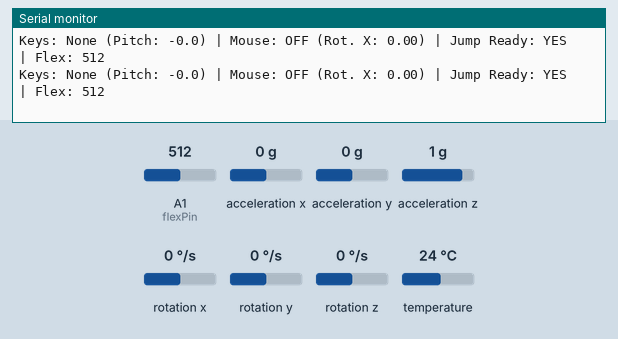
Recording of a sketch running on a simulated Arduino Leonardo, built with avr-gcc and run on an emulated ATmega32U4. Shown: the last lines printed to the serial monitor. Inputs (shaded band) come from the test bench; at power-on: A1 (flexPin) = 512, acceleration x 0 g, acceleration y 0 g, acceleration z 1 g, rotation x 0 °/s, rotation y 0 °/s, rotation z 0 °/s, temperature 24 °C. USB keyboard and mouse output is not drawn.

Above: at 6.7 s.
6.8 s: A1 (flexPin) set to 843
At 7.6 s:
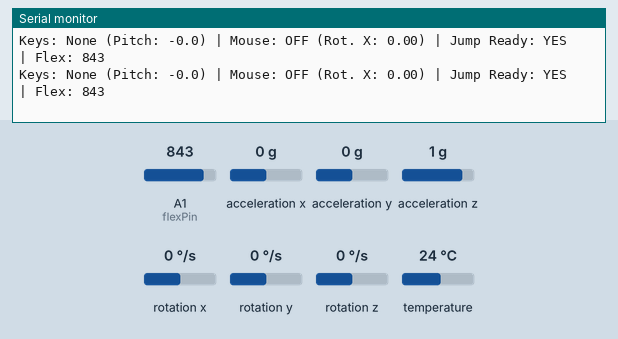
8.3 s: A1 (flexPin) set to 866
At 9.3 s:
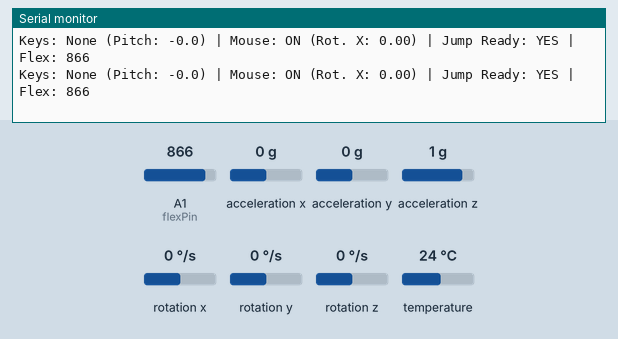
9.8 s: acceleration x set to 0 g
11.7 s: acceleration x set to 0.3 g
At 12.3 s:
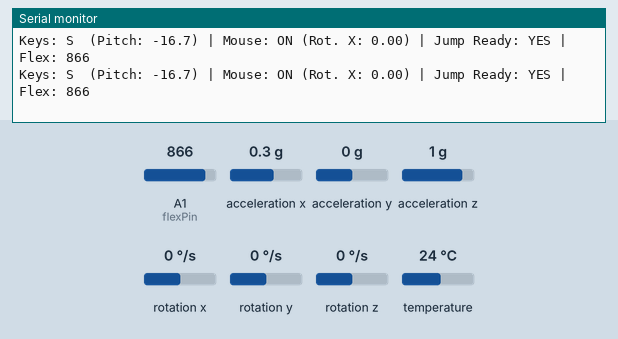

The sketch:

Movement_n_Camera_4_add_s_and_changetocorrectpostion.ino
```cpp
/*
 * MPU6050 Hybrid Controller (Remapped Controls)
 * Version: 6.2 (Added Rotation Value to Output)
 * Description: This version modifies the serial output to always display
 * the calibrated gyroscope X-axis rotation value for easier tuning.
 *
 * Code Modified by: Code Companion
 * Current Time: Sunday, October 12, 2025 at 5:54:33 AM CST
 * Location: Taiwan
 */

#include <Wire.h>
#include <Adafruit_MPU6050.h>
#include <Adafruit_Sensor.h>
#include <Keyboard.h>
#include <Mouse.h>

Adafruit_MPU6050 mpu;

// --- Tweakable Parameters (All in one place) ---
const int WALK_THRESHOLD = 10;
const int SPRINT_THRESHOLD = 30;
const int BACKUP_THRESHOLD = 10;
const int flexPin = A1;
int flexThreshold = 850;
const int JUMP_THRESHOLD = 1000;
float mouseMultiplierX = 40.0;
float deadzoneThreshold = 0.1;

// --- State Tracking ---
struct KeyStates {
  bool w = false;
  bool s = false;
  bool left_ctrl = false;
};
KeyStates keyStates;

float gyroX_offset = 0.0;
bool clutchWasEngaged = false;
bool jumpWasTriggeredInThisPress = false;

void handleKeyPress(uint8_t key, bool shouldBePressed, bool &isPressed) {
  if (shouldBePressed && !isPressed) {
    Keyboard.press(key);
    isPressed = true;
  } else if (!shouldBePressed && isPressed) {
    Keyboard.release(key);
    isPressed = false;
  }
}

void setup() {
  Serial.begin(115200);
  if (!mpu.begin()) { Serial.println("MPU6050 chip not found"); while (1) { delay(10); } }
  Serial.println("MPU6050 Found!");

  // Gyro calibration (Now for X-axis only)
  Serial.println("Calibrating Gyroscope... Do not move the sensor.");
  delay(1000);
  const int calibrationSamples = 500;
  for (int i = 0; i < calibrationSamples; i++) {
    sensors_event_t a, g, temp;
    mpu.getEvent(&a, &g, &temp);
    gyroX_offset += g.gyro.x;
    delay(3);
  }
  gyroX_offset /= calibrationSamples;
  Serial.println("Initial Calibration Complete.");

  Keyboard.begin();
  Mouse.begin();

  Serial.println("Hybrid Controller is ready.");
}

void loop() {
  sensors_event_t a, g, temp;
  mpu.getEvent(&a, &g, &temp);

  // --- Calculate all necessary values at the top ---
  float pitch = atan2(-a.acceleration.x, sqrt(a.acceleration.y * a.acceleration.y + a.acceleration.z * a.acceleration.z)) * 180 / M_PI;
  // This is the rotation value for the mouse view
  float calibrated_gx = g.gyro.x - gyroX_offset;

  // --- Keyboard Movement Control (Always On) ---
  bool should_w_be_pressed = false;
  bool should_s_be_pressed = false;
  bool should_ctrl_be_pressed = false;
  String moveState = "IDLE";
  if (pitch > SPRINT_THRESHOLD) {
    moveState = "SPRINTING";
    should_w_be_pressed = true;
    should_ctrl_be_pressed = true;
  } else if (pitch > WALK_THRESHOLD) {
    moveState = "WALKING";
    should_w_be_pressed = true;
  } else if (pitch < -BACKUP_THRESHOLD) {
    moveState = "BACKING UP";
    should_s_be_pressed = true;
  }
  handleKeyPress('w', should_w_be_pressed, keyStates.w);
  handleKeyPress('s', should_s_be_pressed, keyStates.s);
  handleKeyPress(KEY_LEFT_CTRL, should_ctrl_be_pressed, keyStates.left_ctrl);

  // --- Read FlexiForce sensor for both Clutch and Jump ---
  int flexValue = analogRead(flexPin);

  // --- INDEPENDENT JUMP CONTROL LOGIC ---
  bool jumpThresholdMet = (flexValue > JUMP_THRESHOLD);
  if (jumpThresholdMet && !jumpWasTriggeredInThisPress) {
    Keyboard.press(' ');
    delay(25);
    Keyboard.release(' ');
    jumpWasTriggeredInThisPress = true;
  } else if (!jumpThresholdMet) {
    jumpWasTriggeredInThisPress = false;
  }

  // --- Clutch-activated Mouse Camera Control (HORIZONTAL ONLY) ---
  bool clutchIsEngaged = (flexValue > flexThreshold);
  if (clutchIsEngaged && !clutchWasEngaged) {
    Serial.println("--- MOUSE CLUTCH ENGAGED: RE-CALIBRATING ZERO POINT ---");
    sensors_event_t current_a, current_g, current_temp;
    mpu.getEvent(&current_a, &current_g, &current_temp);
    gyroX_offset = current_g.gyro.x;
  }
  if (clutchIsEngaged) {
    // We now use the 'calibrated_gx' value calculated at the top
    int mouse_vx = 0;
    if (abs(calibrated_gx) > deadzoneThreshold) {
      mouse_vx = (int)(calibrated_gx * mouseMultiplierX);
    }
    if (mouse_vx != 0) {
      Mouse.move(mouse_vx, 0);
    }
  }
  clutchWasEngaged = clutchIsEngaged;

  // --- MODIFIED Unified Serial Monitor Output ---
  String pressedKeysStr = "";
  if (keyStates.w) pressedKeysStr += "W ";
  if (keyStates.s) pressedKeysStr += "S ";
  if (keyStates.left_ctrl) pressedKeysStr += "L_CTRL ";
  if (pressedKeysStr.length() == 0) pressedKeysStr = "None";

  Serial.print("Keys: " + pressedKeysStr + " (Pitch: " + String(pitch, 1) + ")");
  Serial.print(" | Mouse: ");
  if (clutchIsEngaged) { Serial.print("ON"); } else { Serial.print("OFF"); }

  // --- NEWLY ADDED ROTATION VALUE ---
  Serial.print(" (Rot. X: " + String(calibrated_gx, 2) + ")");

  Serial.print(" | Jump Ready: ");
  if (jumpWasTriggeredInThisPress) { Serial.print("NO"); } else { Serial.print("YES"); }
  Serial.println(" | Flex: " + String(flexValue));

  delay(20);
}
```

Measured:
- the behaviour switches between 850 and 851 on A1 (flexPin) (found by bisection; images 1 and 2)
- the behaviour switches between 0.1 and 0.2 g on acceleration x (found by bisection; images 2 and 3)
- after the input at 6.8 s, the serial monitor: prints a new line at once (image 1)
- after the input at 8.3 s, the serial monitor: prints a new line at once (image 2)
- after the input at 11.7 s, the serial monitor: prints a new line at once (image 3)
